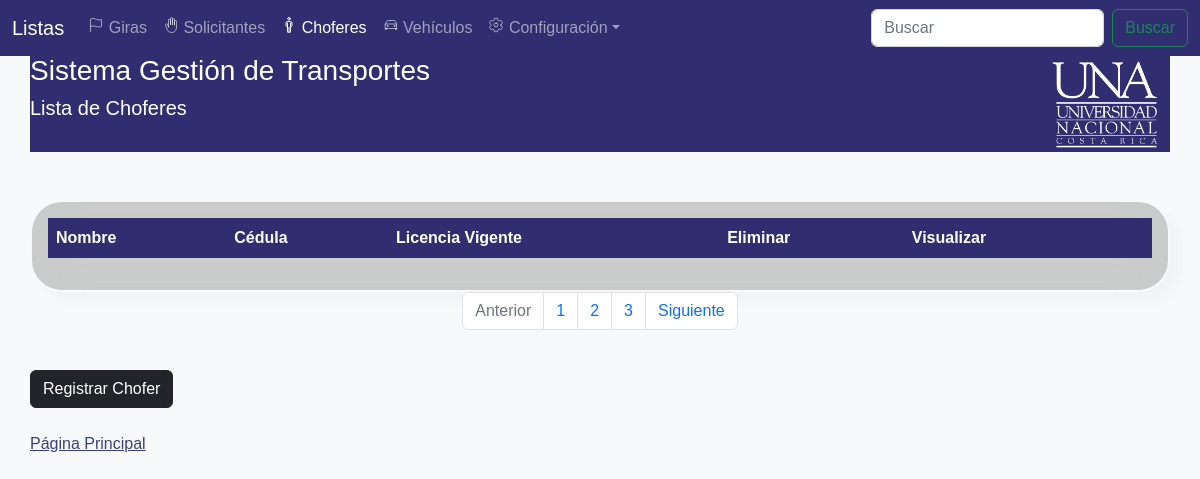
Before: /View/GestionChoferesView.php with the older database file.
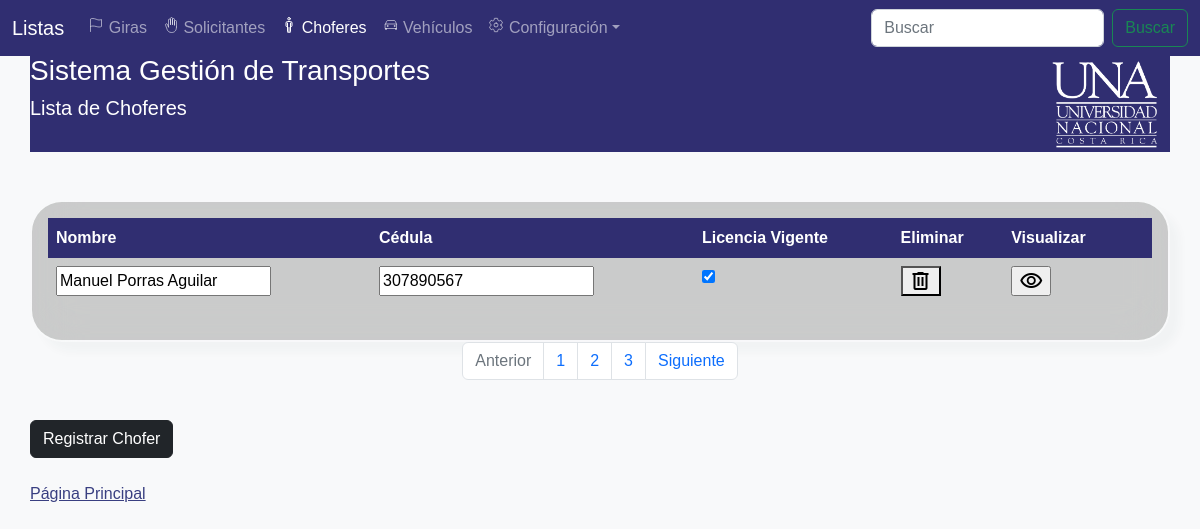
After: the same page with the newer database file.
### tables this page shows
CREATE TABLE `tbchofer` (
  `tbchoferid` int(11) NOT NULL,
  `tbchofercedula` varchar(15) NOT NULL,
  `tbchofernombre` text NOT NULL,
  `tbchoferlicenciavigente` tinyint(11) NOT NULL,
  `tbchoferfechavencimientolicencia` date NOT NULL,
  `tbchoferpassword` varchar(20) NOT NULL
);

### data/ChoferData.php (called while the page is built, shortened)
<?php
include '../domain/Chofer.php';
class ChoferData extends Data{
    public function getAllChofer() {
        $conn = mysqli_connect($this->server, $this->user, $this->password, $this->db);
        $conn->set_charset('utf8');
        $querySelect = "SELECT * FROM tbchofer;";
        $result = mysqli_query($conn, $querySelect);
        $Choferes = [];
        while ($row = mysqli_fetch_array($result)) {
            $currentChofer = new Chofer($row['tbchoferid'], $row['tbchofercedula'], $row['tbchofernombre'], $row['tbchoferlicenciavigente'], $row['tbchoferfechavencimientolicencia'],
            $row['tbchoferpassword']);
            array_push($Choferes, $currentChofer);
        }
        return $Choferes;
    }
}
?>

### Business/ChoferBusiness.php (called while the page is built)
<?php
include '../data/ChoferData.php';
class ChoferBusiness {
    private $ChoferData;
    public function ChoferBusiness() {
        $this->ChoferData = new ChoferData();
    }
    public function getAllChofer() {
        return $this->ChoferData->getAllChofer();
    }
}

### domain/Chofer.php (called while the page is built, shortened)
<?php
class Chofer{
    private $choferCedula;
    private $choferNombre;
    private $choferLicenciaVigente;
    function Chofer($choferId, $choferCedula, $choferNombre, $choferLicenciaVigente, $choferFechaVencimientoLicencia, $choferPassword){
        $this->choferCedula = $choferCedula;
        $this->choferNombre = $choferNombre;
        $this->choferLicenciaVigente = $choferLicenciaVigente;
    }
    function getchoferCedula() {
        return $this->choferCedula;
    }
    function getchoferNombre() {
        return $this->choferNombre;
    }
    function getchoferLicenciaVigente() {
        return $this->choferLicenciaVigente;
    }
}
?>

### View/GestionChoferesView.php (the view, shortened to what the changed rows need)
<!DOCTYPE html>
<head>
    <?php
    include '../business/ChoferBusiness.php';
    ?>
    <link href="https://cdn.jsdelivr.net/npm/bootstrap@5.2.2/dist/css/bootstrap.min.css" rel="stylesheet">
    <link rel="stylesheet" href="myProjects/webProject/icofont/css/icofont.min.css">
    <link rel = "stylesheet" href="../css/styleProyect.css" type = "text/css"></link>
</head>
<body class="bg-light">
</body>
<body class = "bg-image h-100" style="background-image: url(../Images/.webp); background-repeat: no-repeat; background-size: cover; background-position: center center;">
<center><div class="table-responsive card-body card mask-custom col-12 row justify-content-center container mask d-flex align-items-center h-100">
        <table class="table table-borderless text-white mb-0">
        <thead style="background-color: #302E71;">
            <tr>
                <th>Nombre</th>
                <th>Cédula</th>
                <th>Licencia Vigente</th>
                <th>Eliminar</th>
                <th>Visualizar</th>
                <th></th>
            </tr>
        </thead>
            <?php
            $ChoferBusiness = new ChoferBusiness();
            $allChoferes = $ChoferBusiness->getAllChofer();
            foreach ($allChoferes as $current) {
                echo '<form method="post" enctype="multipart/form-data" action="../business/ChoferAction.php">';
                echo '<td><input type="text" name="chofer_nombre" id="chofer_nombre" value="' . $current->getChoferNombre() . '"/></td>';
                echo '<td><input type="text" name="chofer_cedula" id="chofer_cedula" value="' . $current->getChoferCedula() . '"/></td>';
                if($current->getChoferLicenciaVigente()==1){
                echo '<td><input type="checkbox" name="chofer_licencia_vigente" id="chofer_licencia_vigente" checked value="1"/></td>';
                }else{
                echo '<td><input type="checkbox" name="chofer_licencia_vigente" id="chofer_licencia_vigente" value="0"/></td>';
                }
                echo '<td><button class="material-symbols-outlined" onclick="EliminarChofer()">delete</button></td>';
                echo '<td><input type="submit" class="material-symbols-outlined" value="visibility" name="view" id="view"/></td>';
                echo '</form>';
            }
            ?>
        </table>
      </div></center>
</body>
</html>

Changed rows visible on the page:
added tbchofer: chofer_nombre "Manuel Porras Aguilar", chofer_cedula "307890567"
